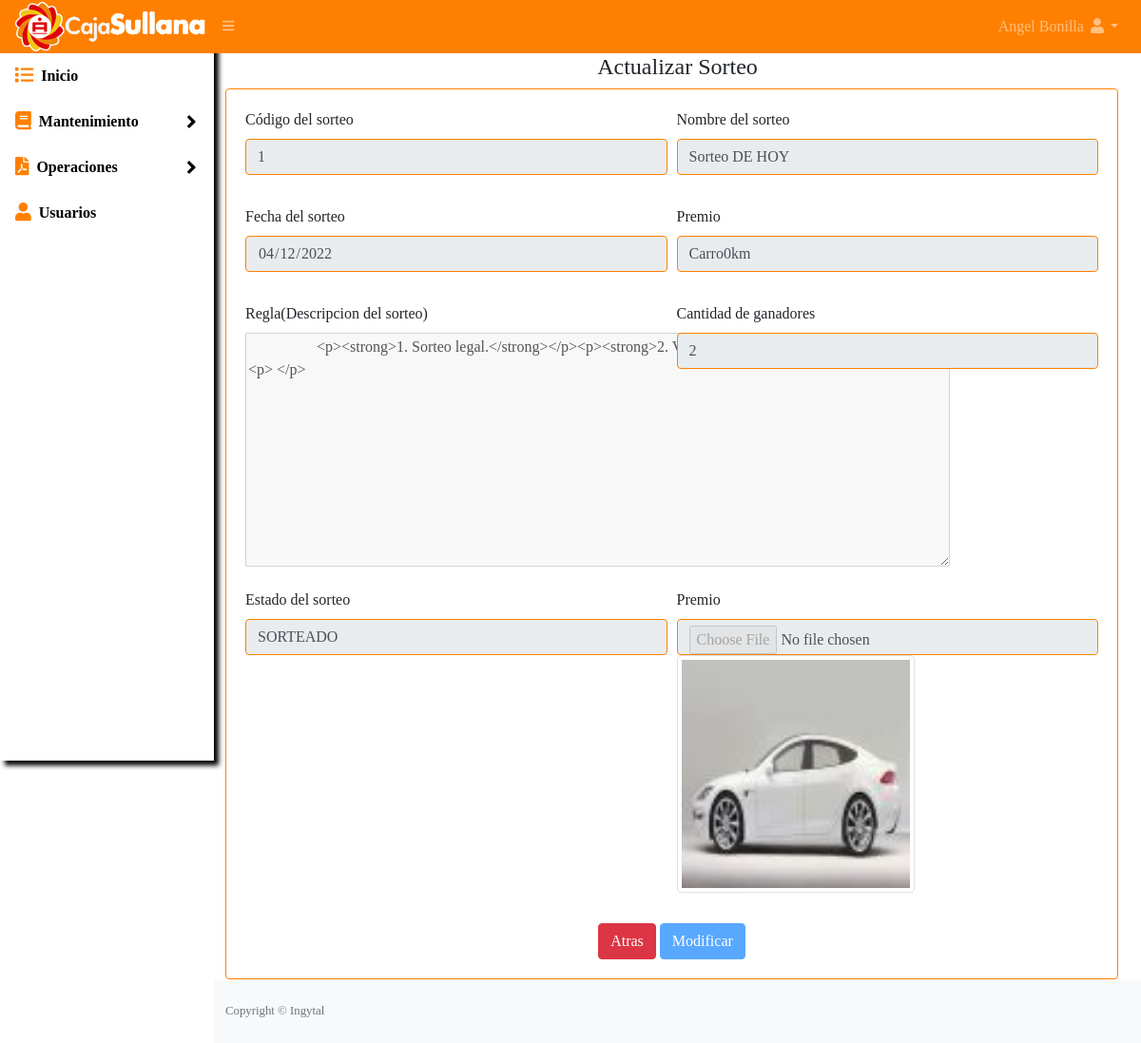
The page /sorteo/editar?id=1 (signed in) on the database as committed earlier.
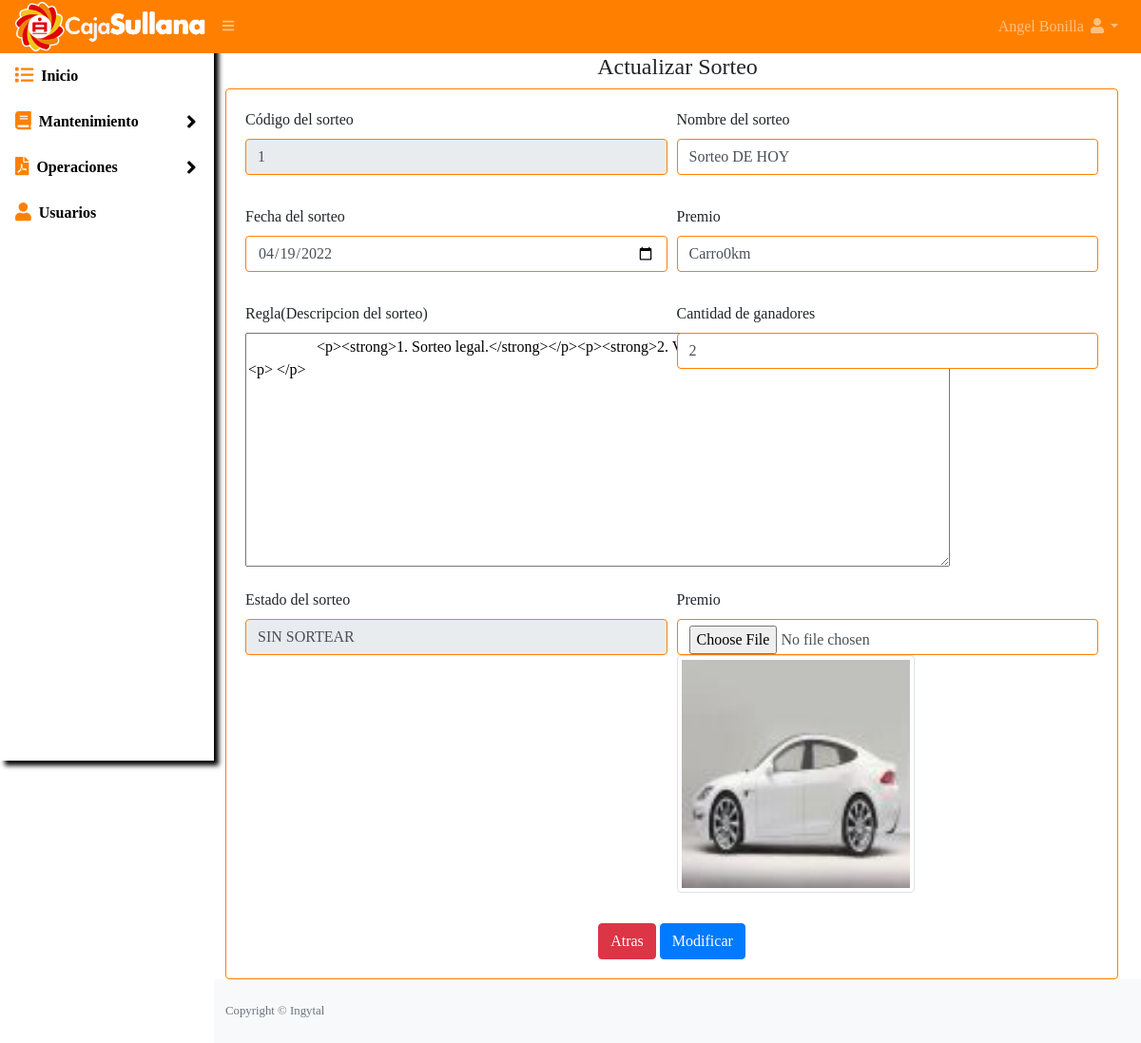
The same page on the database as committed later.
### tables this page shows
CREATE TABLE `sorteo` (
  `id` int(11) NOT NULL,
  `nombre` varchar(50) NOT NULL,
  `fecha` date NOT NULL,
  `premio` varchar(50) NOT NULL,
  `reglas` text NOT NULL,
  `cantidad_intento` int(11) DEFAULT NULL,
  `imagen_premio` varchar(50) NOT NULL,
  `estado` varchar(3) DEFAULT NULL
);

### Libraries/Core/Views.php (called while the page is built)
<?php
class Views{
    function getView($controller, $view, $data="", $alert="", $config = "", $cliente = "")
    {
        $controller = get_class($controller);
        if ($controller == "Home") {
            $view = "Views/".$view.".php";
        }else{
            $view = "Views/" . $controller . "/" . $view . ".php";
        }
        require_once($view);
    }
}
?>

### index.php (called while the page is built, shortened)
<?php
require_once("Helpers/Helpers.php");
require_once("Libraries/Core/Load.php");
?>

### Helpers/Helpers.php (called while the page is built, shortened)
<?php
function base_url()
{
    return BASE_URL;
}
?>

### Libraries/Core/Mysql.php (called while the page is built, shortened)
<?php
class Mysql extends Conexion{
    private $conexion;
    function __construct()
    {
        $this->conexion = new Conexion();
        $this->conexion = $this->conexion->conect();
    }
    public function select(string $query){
        $this->strquery = $query;
        $result = $this->conexion->prepare($this->strquery);
        $result->execute();
        $data = $result->fetch();
        return $data;
    }
}
?>

### Libraries/Core/Conexion.php (called while the page is built)
<?php
class Conexion{
    private $conect;
    public function __construct()
    {
      $conexion = "mysql:host=".HOST.";dbname=".BD.";.CHARSET.";
      try {
          $this->conect = new PDO($conexion, DB_USER, PASS);
          $this->conect->setAttribute(PDO::ATTR_ERRMODE, PDO::ERRMODE_EXCEPTION,);
      } catch (PDOException $e) {
          $this->conect = "Error en la conexion";
          echo "Error: " . $e->getMessage();
      }
    }
    public function conect()
    {
        return $this->conect;
    }
}
?>

### Models/SorteoModel.php (called while the page is built, shortened)
<?php
class SorteoModel extends Mysql{
    public function editSorteo(int $id)
    {
        $sql = "SELECT * FROM sorteo WHERE id = $id";
        $res = $this->select($sql);
        return $res;
    }
}

### Views/sorteo/editar.php (the view, shortened to what the changed rows need)
<div id="layoutSidenav_content">
  <center>
    <h4>Actualizar Sorteo</h4>
  </center>
  <main>
    <div class="container-fluid">
      <div class="row-5">
        <div class="card" style="border-color: #ff8000;">
          <div class="card-body">
            <form action="<?php echo base_url(); ?>sorteo/modificar" method="post" enctype="multipart/form-data" autocomplete="off">
              <div class="form-row">
                <div class="col-md-6 mb-3">
                  <div class="form-group">
                    <label for="id">Código del sorteo</label>
                    <input id="id" class="form-control" type="text" name="id" disabled value="<?php echo $data['id']; ?> ">
                  </div>
                </div>
                <?php if ($data['estado'] == 'SS') {
                ?>
                  <div class="col-md-6 mb-3">
                    <div class="form-group">
                      <label for="nombre">Nombre del sorteo</label>
                      <input id="nombre" class="form-control" type="text" name="nombre" value="<?php echo $data['nombre']; ?>">
                    </div>
                  </div>
                <?php
                } else {
                ?>
                  <div class="col-md-6 mb-3">
                    <div class="form-group">
                      <label for="nombre">Nombre del sorteo</label>
                      <input id="nombre" class="form-control" type="text" disabled name="nombre" value="<?php echo $data['nombre']; ?>">
                    </div>
                  </div>
                <?php
                }
                ?>
                <?php if ($data['estado'] == 'SS') {
                ?>
                  <div class="col-md-6 mb-3">
                    <div class="form-group">
                      <label for="fechainicio">Fecha del sorteo</label>
                      <input id="fechainicio" class="form-control" type="date" name="fechainicio" value="<?php echo $data['fecha']; ?>">
                    </div>
                  </div>
                <?php
                } else {
                ?>
                  <div class="col-md-6 mb-3">
                    <div class="form-group">
                      <label for="fechainicio">Fecha del sorteo</label>
                      <input id="fechainicio" disabled class="form-control" type="date" name="fechainicio" value="<?php echo $data['fecha']; ?>">
                    </div>
                  </div>
                <?php
                }
                ?>
                <?php if ($data['estado'] == 'SS') {
                ?>
                  <div class="col-md-6 mb-3">
                    <div class="form-group">
                      <label for="premio5letra">Premio</label>
                      <input id="premio5letra" class="form-control" type="text" name="premio5letra" value="<?php echo $data['premio']; ?>">
                    </div>
                  </div>
                <?php
                } else {
                ?>
                  <div class="col-md-6 mb-3">
                    <div class="form-group">
                      <label for="premio5letra">Premio</label>
                      <input id="premio5letra" disabled class="form-control" type="text" name="premio5letra" value="<?php echo $data['premio']; ?>">
                    </div>
                  </div>
                <?php
                }
                ?>
                <?php if ($data['estado'] == 'SS') {
                ?>
                  <div class="col-md-6 mb-3">
                    <label for="validationCustom01">Regla(Descripcion del sorteo)</label>
                    <textarea name="editor" id="editor" rows="10" cols="80">
                  <?php echo $data['reglas']; ?>
                    </textarea>
                  </div>
                <?php
                } else {
                ?>
                  <div class="col-md-6 mb-3">
                    <label for="validationCustom01">Regla(Descripcion del sorteo)</label>
                    <textarea name="editor" id="editor" rows="10" cols="80" disabled>
                  <?php echo $data['reglas']; ?>
                    </textarea>
                  </div>
                <?php
                }
                ?>
                <?php if ($data['estado'] == 'SS') {
                ?>
                  <div class="col-md-6 mb-3">
                    <div class="form-group">
                      <label for="cantidad">Cantidad de ganadores</label>
                      <input id="cantidad" class="form-control" type="number" name="cantidad" value="<?php echo $data['cantidad_intento']; ?>">
                    </div>
                  </div>
                <?php
                } else {
                ?>
                  <div class="col-md-6 mb-3">
                    <div class="form-group">
                      <label for="cantidad">Cantidad de ganadores</label>
                      <input id="cantidad" class="form-control" type="number" disabled name="cantidad" value="<?php echo $data['cantidad_intento']; ?>">
                    </div>
                  </div>
                <?php
                }
                ?>
                <div class="col-md-6 mb-3">
                  <div class="form-group">
                    <label for="direccion">Estado del sorteo</label>
                    <input id="direccion" class="form-control" type="text" name="direccion" value="<?php if ($data['estado'] == 'SS') {
                                                                                                      echo 'SIN SORTEAR';
                                                                                                    } else {
                                                                                                      echo 'SORTEADO';
                                                                                                    } ?>" disabled>
                  </div>
                </div>
                <?php if ($data['estado'] == 'SS') {
                ?>
                  <div class="col-md-6 mb-3">
                    <div class="form-group">
                      <label for="foto">Premio</label>
                      <input id="imagen" class="form-control" type="file" name="imagen">
                      <img class="img-thumbnail" src="<?php echo base_url() . "Assets/images/sorteo/" . $data['imagen_premio']; ?>" width="250">
                    </div>
                  </div>
                <?php
                } else {
                ?>
                  <div class="col-md-6 mb-3">
                    <div class="form-group">
                      <label for="foto">Premio</label>
                      <input id="imagen" class="form-control" type="file" name="imagen" disabled>
                      <img class="img-thumbnail" src="<?php echo base_url() . "Assets/images/sorteo/" . $data['imagen_premio']; ?>" width="250">
                    </div>
                  </div>
                <?php
                }
                ?>
              </div>
              <div style="text-align: center;">
                <a class="btn btn-danger" href="<?php echo base_url(); ?>sorteo/listar">Atras</a>
                <?php if ($data['estado'] == 'SS') {
                ?>
                  <button class="btn btn-primary" type="submit">Modificar</button>
                <?php
                } else {
                ?>
                  <button class="btn btn-primary" disabled type="submit">Modificar</button>
                <?php
                }
                ?>
              </div>
            </form>
          </div>
        </div>
      </div>
    </div>
  </main>

Rows that differ between the two databases and show on the page:
changed sorteo "Sorteo DE HOY": estado "SR" → "SS" (drawn); direccion "SORTEADO" → "SIN SORTEAR"; imagen_premio: picture added; fechainicio "04/12/2022" → "04/19/2022"; imagen_premio: picture removed
